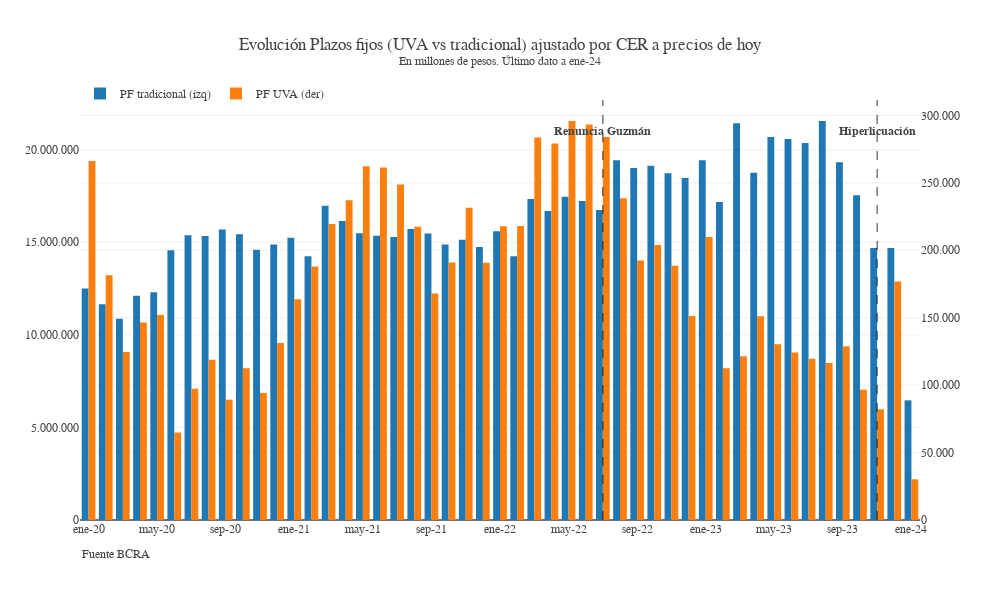

The notebook cell this image was saved under:
### Code cell
fig = go.Figure()

fig.add_trace(go.Bar(x = df_ajustado_mensual.index, y = df_ajustado_mensual["pf_trad_total"], yaxis='y1',offsetgroup=1, name="PF tradicional (izq)"))
fig.add_trace(go.Bar(x = df_ajustado_mensual.index, y = df_ajustado_mensual["pf_uva_total"], yaxis='y2',offsetgroup=2, name = "PF UVA (der)"))
ultimo_dato = df_ajustado_mensual["pf_uva_total"].iloc[-1]
ultimo_mes = df_ajustado_mensual.index[-1]
fig.update_layout(
  template = None, legend_orientation = "h", legend_y=1.05, separators = ",.",
  height = 600, width = 1_000, font_family="georgia",
  title_text = f"Evolución Plazos fijos (UVA vs tradicional) ajustado por CER a precios de hoy<br><sup>En millones de pesos. Último dato a {ultimo_mes}",
  yaxis2=dict(
      overlaying='y',
      side='right',
      tickformat = ","
  )
)
fig.update_yaxes(tickformat = ",")
fig.update_xaxes(nticks = 15)
fig.add_vline(x = "jul-22", line_dash = "dash", line_width=.8)
fig.add_annotation(text="<b>Renuncia Guzmán", x="jul-22",showarrow=False, y = 21_000_000)
fig.add_vline(x="nov-23", line_dash = "dash", line_width = .8)
fig.add_annotation(text="<b>Hiperlicuación", x="nov-23",showarrow=False, y =21_000_000)
fig.add_annotation(text = "Fuente BCRA", xref="paper",yref="paper", x=0, y=-.1, showarrow=False)

### Figure 1 — Plotly figure (JSON) as saved in the notebook; plotly's stock layout.template omitted (floating-point values rounded to 4 significant figures)
{"data": [{"name": "PF tradicional (izq)", "offsetgroup": "1", "type": "bar", "x": ["ene-20", "feb-20", "mar-20", "abr-20", "may-20", "jun-20", "jul-20", "ago-20", "sep-20", "oct-20", "nov-20", "dic-20", "ene-21", "feb-21", "mar-21", "abr-21", "may-21", "jun-21", "jul-21", "ago-21", "sep-21", "oct-21", "nov-21", "dic-21", "ene-22", "feb-22", "mar-22", "abr-22", "may-22", "jun-22", "jul-22", "ago-22", "sep-22", "oct-22", "nov-22", "dic-22", "ene-23", "feb-23", "mar-23", "abr-23", "may-23", "jun-23", "jul-23", "ago-23", "sep-23", "oct-23", "nov-23", "dic-23", "ene-24"], "y": [12500000.0, 11650000.0, 10870000.0, 12110000.0, 12300000.0, 14570000.0, 15370000.0, 15340000.0, 15690000.0, 15420000.0, 14590000.0, 14880000.0, 15230000.0, 14240000.0, 16970000.0, 16150000.0, 15480000.0, 15340000.0, 15280000.0, 15720000.0, 15470000.0, 14870000.0, 15130000.0, 14740000.0, 15590000.0, 14240000.0, 17340000.0, 16680000.0, 17450000.0, 17220000.0, 16740000.0, 19430000.0, 19010000.0, 19130000.0, 18730000.0, 18470000.0, 19420000.0, 17160000.0, 21420000.0, 18750000.0, 20690000.0, 20570000.0, 20360000.0, 21540000.0, 19310000.0, 17530000.0, 14690000.0, 14680000.0, 6460000.0], "yaxis": "y"}, {"name": "PF UVA (der)", "offsetgroup": "2", "type": "bar", "x": ["ene-20", "feb-20", "mar-20", "abr-20", "may-20", "jun-20", "jul-20", "ago-20", "sep-20", "oct-20", "nov-20", "dic-20", "ene-21", "feb-21", "mar-21", "abr-21", "may-21", "jun-21", "jul-21", "ago-21", "sep-21", "oct-21", "nov-21", "dic-21", "ene-22", "feb-22", "mar-22", "abr-22", "may-22", "jun-22", "jul-22", "ago-22", "sep-22", "oct-22", "nov-22", "dic-22", "ene-23", "feb-23", "mar-23", "abr-23", "may-23", "jun-23", "jul-23", "ago-23", "sep-23", "oct-23", "nov-23", "dic-23", "ene-24"], "y": [266300.0, 181400.0, 124600.0, 146500.0, 151900.0, 64860.0, 97390.0, 118800.0, 89200.0, 112400.0, 94230.0, 131200.0, 163600.0, 187900.0, 219500.0, 237100.0, 262300.0, 261300.0, 248700.0, 217500.0, 168000.0, 190800.0, 231600.0, 190700.0, 217800.0, 218100.0, 283600.0, 279100.0, 295800.0, 293300.0, 284000.0, 238600.0, 192500.0, 203900.0, 188400.0, 151200.0, 209800.0, 112500.0, 121500.0, 151000.0, 130300.0, 124100.0, 119600.0, 116500.0, 128900.0, 96570.0, 82090.0, 176900.0, 30160.0], "yaxis": "y2"}], "layout": {"annotations": [{"showarrow": false, "text": "<b>Renuncia Guzmán", "x": "jul-22", "y": 21000000}, {"showarrow": false, "text": "<b>Hiperlicuación", "x": "nov-23", "y": 21000000}, {"showarrow": false, "text": "Fuente BCRA", "x": 0, "xref": "paper", "y": -0.1, "yref": "paper"}], "font": {"family": "georgia"}, "height": 600, "legend": {"orientation": "h", "y": 1.05}, "separators": ",.", "shapes": [{"line": {"dash": "dash", "width": 0.8}, "type": "line", "x0": "jul-22", "x1": "jul-22", "xref": "x", "y0": 0, "y1": 1, "yref": "y domain"}, {"line": {"dash": "dash", "width": 0.8}, "type": "line", "x0": "nov-23", "x1": "nov-23", "xref": "x", "y0": 0, "y1": 1, "yref": "y domain"}], "title": {"text": "Evolución Plazos fijos (UVA vs tradicional) ajustado por CER a precios de hoy<br><sup>En millones de pesos. Último dato a ene-24"}, "width": 1000, "xaxis": {"nticks": 15}, "yaxis": {"tickformat": ","}, "yaxis2": {"overlaying": "y", "side": "right", "tickformat": ","}}}
